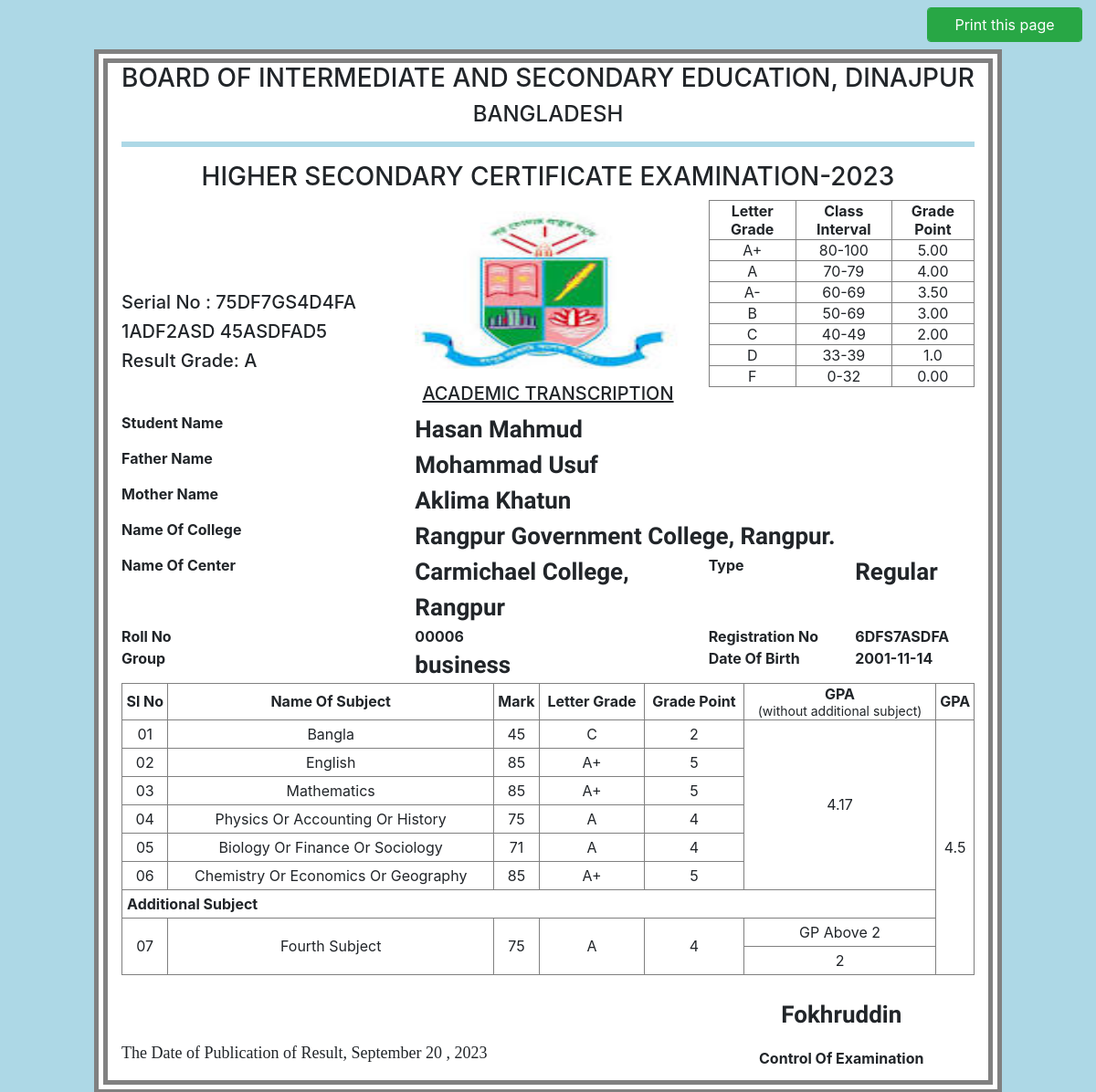
The app's page /myResult.php?roll=6 with its own data.
### tables this page shows
CREATE TABLE `marksheet` (
  `id` int(11) NOT NULL,
  `student_id` int(10) NOT NULL,
  `bangla` int(3) NOT NULL,
  `english` int(3) NOT NULL,
  `math` int(3) NOT NULL,
  `phyORaccoutORhist` int(3) NOT NULL,
  `bioORfinanORsoci` int(3) NOT NULL,
  `chemiORechoORgeo` int(3) NOT NULL,
  `fourth_sub` int(5) NOT NULL,
  `total` int(5) NOT NULL,
  `banglaGrade` varchar(10) NOT NULL,
  `englishGrade` varchar(10) NOT NULL,
  `mathGrade` varchar(10) NOT NULL,
  `phyORaccORhisGrade` varchar(10) NOT NULL,
  `bioORfinanORsociGrade` varchar(10) NOT NULL,
  `cheORechoORgeoGrade` varchar(10) NOT NULL,
  `fourthGrade` varchar(10) NOT NULL,
  `banglaPoint` float NOT NULL,
  `englishPoint` float NOT NULL,
  `mathPoint` float NOT NULL,
  `phyORaccORhisPoint` float NOT NULL,
  `bioORfinanORsociPoint` float NOT NULL,
  `cheORechoORgeoPoint` float NOT NULL,
  `fourthPoint` float NOT NULL,
  `withOutFouthTotalPoint` float NOT NULL,
  `GPAwithOutFourth` float NOT NULL,
  `totalPoint` float NOT NULL,
  `totalGPA` float NOT NULL,
  `avgGrade` varchar(20) NOT NULL
);

CREATE TABLE `onlineformdata` (
  `id` int(11) NOT NULL,
  `student_name` varchar(30) NOT NULL,
  `father_name` varchar(30) NOT NULL,
  `mother_name` varchar(30) NOT NULL,
  `birthday` date NOT NULL,
  `gender` varchar(15) NOT NULL,
  `nidno` int(20) NOT NULL,
  `past_school` varchar(50) NOT NULL,
  `passing_year` varchar(20) NOT NULL,
  `blood` varchar(10) NOT NULL,
  `choice_department` varchar(30) NOT NULL,
  `contact` int(50) NOT NULL,
  `last_gpa` varchar(20) NOT NULL,
  `religion` varchar(20) NOT NULL,
  `photo_folder` varchar(50) NOT NULL,
  `photo_rename` varchar(200) NOT NULL,
  `country` varchar(20) NOT NULL,
  `marrital_status` varchar(20) NOT NULL,
  `hometown` varchar(20) NOT NULL,
  `email` varchar(50) NOT NULL,
  `OTP` varchar(200) NOT NULL,
  `status` enum('pending','admitted','','') NOT NULL DEFAULT 'pending',
  `application_date` timestamp NOT NULL DEFAULT current_timestamp() ON UPDATE current_timestamp()
);

### myResult.php (the view, shortened to what this page needs)
<?php
include "dbConnec.php";
if(isset($_GET['roll'])){
    $myRoll = $_GET['roll'];
    $select = $connection->prepare("SELECT * FROM marksheet WHERE student_id = '$myRoll'");
    $select->execute();
    $row = $select->fetch(PDO::FETCH_ASSOC);
    $selectdata = $connection->prepare("SELECT * FROM onlineformdata WHERE id = '$myRoll'");
    $selectdata->execute();
    $dataRow = $selectdata->fetch(PDO::FETCH_ASSOC);
}
?>
<link rel="stylesheet" href="https://cdn.jsdelivr.net/npm/bootstrap@4.6.2/dist/css/bootstrap.min.css">
<div class="container-fluid main">
    <div class="row">
        <div class="col">
        <div class="row">
            <div class="col-10"></div>
            <div class="col-2"><button class="form-control btn-success mt-2" onclick="window.print()">Print this page</button>  </div>
        </div>
<div class="container  design mt-2">
    <div class="row">
        <div class="col" style="text-align:center;">
            <h3>BOARD OF INTERMEDIATE AND SECONDARY EDUCATION, DINAJPUR</h3>
            <h4>BANGLADESH</h4>
            <hr id="bord">
            <h3 style="text-transform: uppercase;">Higher Secondary Certificate eXAMINATION-2023</h3>
        </div>
    </div>
    <div class="row" >
        <div class="col-4 slno">
        <h5>Serial No : 75DF7GS4D4FA</h5>
        <h5>1ADF2ASD 45ASDFAD5</h5>
        <h5>Result Grade: <?= $row['avgGrade'] ?></h5>
        </div>
        <div class="col-4">
            <img src="all_image/logo.jpeg" alt="Logo" height="200px" id="myLogo" width="100%">
            <u style="text-transform: uppercase;"> <h5 class="text-center">academic transcription</h5> </u>
        </div>
        <div class="col-4">
            <table border="1"  style="text-align: center;">
                <thead>
                    <tr>
                    <th>Letter Grade</th>
                    <th>Class Interval</th>
                    <th>Grade Point</th>
                    </tr>
                </thead>
                <tbody>
                    <tr>
                        <td>A+</td>
                        <td>80-100</td>
                        <td>5.00</td>
                    </tr>
                    <tr>
                        <td>A</td>
                        <td>70-79</td>
                        <td>4.00</td>
                    </tr>
                    <tr>
                        <td>A-</td>
                        <td>60-69</td>
                        <td>3.50</td>
                    </tr>
                    <tr>
                        <td>B</td>
                        <td>50-69</td>
                        <td>3.00</td>
                    </tr>
                    <tr>
                        <td>C</td>
                        <td>40-49</td>
                        <td>2.00</td>
                    </tr>
                    <tr>
                        <td>D</td>
                        <td>33-39</td>
                        <td>1.0</td>
                    </tr>
                    <tr>
                        <td>F</td>
                        <td>0-32</td>
                        <td>0.00</td>
                    </tr>
                </tbody>
            </table>
        </div>
    </div>
    <div class="row">
        <div class="container">
            <div class="row">
                <div class="col-4 "><b>Student Name</b></div>
                <div class="col-8" id="txtchng"><?php echo $dataRow['student_name'] ?></div>
            </div>
            <div class="row">
                <div class="col-4 "><b>Father Name</b></div>
                <div class="col-8" id="txtchng"><?php echo $dataRow['father_name'] ?></div>
            </div>
            <div class="row">
                <div class="col-4 "><b>Mother Name</b></div>
                <div class="col-8" id="txtchng"><?php echo $dataRow['mother_name'] ?></div>
            </div>
            <div class="row">
                <div class="col-4 "><b>Name Of College</b></div>
                <div class="col-8" id="txtchng">Rangpur Government College, Rangpur.</div>
            </div>
            <div class="row">
                <div class="col-8">
                        <div class="row">
                            <div class="col-6"><b>Name Of Center</b></div>
                            <div class="col-6" id="txtchng">Carmichael College, Rangpur</div>
                        </div>
                </div>
                <div class="col-4">
                        <div class="row">
                            <div class="col-6"><b>Type</b></div>
                            <div class="col-6" id="txtchng">Regular</div>
                        </div>
                </div>
            </div>
            <div class="row">
                <div class="col-8">
                        <div class="row">
                            <div class="col-6"><b>Roll No</b> </div>
                            <div class="col-6"><b>0000<?= $dataRow['id']?></b> </div>
                        </div>
                </div>
                <div class="col-4">
                        <div class="row">
                            <div class="col-6"><b>Registration No</b></div>
                            <div class="col-6"> <b>6DFS7ASDFA</b></div>
                        </div>
                </div>
            </div>
            <div class="row">
                <div class="col-8">
                        <div class="row">
                            <div class="col-6"><b>Group</b></div>
                            <div class="col-6" id="txtchng"><?= $dataRow['choice_department']?></div>
                        </div>
                </div>
                <div class="col-4">
                        <div class="row">
                            <div class="col-6"><b>Date Of Birth</b></div>
                            <div class="col-6"><b><?= $dataRow['birthday']?></b></div>
                        </div>
                </div>
            </div>
        </div>
    </div>
    <div class="row">
        <div class="col">
            <table style="width: 100%; text-align:center" border="1" class="mb-4 newtbl">
                <thead>
                    <tr>
                    <th>Sl No</th>
                    <th>Name Of Subject</th>
                    <th>Mark</th>
                    <th>Letter Grade</th>
                    <th>Grade Point</th>
                    <th>GPA <br><small>(without additional subject)</small></th>
                    <th>GPA</th>
                    </tr>
                </thead>
                <tbody>
                    <tr>
                        <td>01</td>
                        <td>Bangla</td>
                        <td> <?= $row['bangla'] ?></td>
                        <td><?= $row['banglaGrade'] ?></td>
                        <td><?= $row['banglaPoint'] ?></td>
                        <td rowspan="6"><?php echo round(($row['GPAwithOutFourth']), 2); ?></td>
                        <td rowspan="9"><?php
                        if($row['totalGPA'] > 5.00){
                            $oorg = "5.00";
                        }
                        else{
                            $oorg = round(($row['totalGPA']), 2);
                        }
                        echo $oorg;
                        ?></td>
                    </tr>
                    <tr>
                        <td>02</td>
                        <td>English</td>
                        <td> <?= $row['english'] ?></td>
                        <td><?= $row['englishGrade'] ?></td>
                        <td><?= $row['englishPoint'] ?></td>
                    </tr>
                    <tr>
                        <td>03</td>
                        <td>Mathematics </td>
                        <td> <?= $row['math'] ?></td>
                        <td><?= $row['mathGrade'] ?></td>
                        <td><?= $row['mathPoint'] ?></td>
                    </tr>
                    <tr>
                        <td>04</td>
                        <td>Physics Or Accounting Or History</td>
                        <td> <?= $row['phyORaccoutORhist'] ?></td>
                        <td><?= $row['phyORaccORhisGrade'] ?></td>
                        <td><?= $row['phyORaccORhisPoint'] ?></td>
                    </tr>
                    <tr>
                        <td>05</td>
                        <td>Biology Or Finance Or Sociology</td>
                        <td> <?= $row['bioORfinanORsoci'] ?></td>
                        <td><?= $row['bioORfinanORsociGrade'] ?></td>
                        <td><?= $row['bioORfinanORsociPoint'] ?></td>
                    </tr>
                    <tr>
                        <td>06</td>
                        <td>Chemistry Or Economics Or Geography</td>
                        <td> <?= $row['chemiORechoORgeo'] ?></td>
                        <td><?= $row['cheORechoORgeoGrade'] ?></td>
                        <td><?= $row['cheORechoORgeoPoint'] ?></td>
                    </tr>
                    <tr>
                        <td colspan="6" style="text-align: left;"><b>Additional Subject</b></td>
                    </tr>
                    <tr>
                        <td rowspan="2">07</td>
                        <td rowspan="2">Fourth Subject</td>
                        <td rowspan="2"> <?= $row['fourth_sub'] ?></td>
                        <td rowspan="2"><?= $row['fourthGrade'] ?></td>
                        <td rowspan="2" ><?= $row['fourthPoint'] ?></td>
                        <td> GP Above 2</td>
                    </tr>
                    <tr>
                        <td><?php
                        $new = $row['fourthPoint']-2;
                        echo $new; ?> </td>
                    </tr>
                </tbody>
            </table>
        </div>
    </div>
    <div class="row">
        <div class="col-8 mb-0">
            <p class="mt-5"  style="font-family: cursive; font-size: 18px;">
              The Date of Publication of Result, September 20 , 2023
            </p>
        </div>
        <div class="col-4 text-center">
        <p id="txtchng">
              Fokhruddin
            </p>
            <b>Control Of Examination</b>
        </div>
    </div>
</div>
</div>
    </div>
</div>

### myResult.php (style rules this page uses)
.design { width: fit-content; height: fit-content; border: 15px double gray; background: white; }
#txtchng { font-family: 'Ephesis', cursive; font-size: 26px; font-weight: bold; }
.newtbl td { padding: 5px; }
.slno { margin-top: 100px; }
#bord { border: 3px solid lightblue; }
.main { background-color: lightblue; }

### records on screen
marksheet: avgGrade "A", bangla "45", banglaGrade "C", banglaPoint "2", GPAwithOutFourth "4.17", totalGPA "4.5", english "85", englishGrade "A+", englishPoint "5", math "85", mathGrade "A+", mathPoint "5", phyORaccoutORhist "75", phyORaccORhisGrade "A", phyORaccORhisPoint "4", bioORfinanORsoci "71", bioORfinanORsociGrade "A", bioORfinanORsociPoint "4", chemiORechoORgeo "85", cheORechoORgeoGrade "A+", cheORechoORgeoPoint "5", fourth_sub "75", fourthGrade "A", fourthPoint "4", fourthPoint "2"
onlineformdata: student_name "Hasan Mahmud", father_name "Mohammad Usuf", mother_name "Aklima Khatun", id "6", choice_department "business", birthday "2001-11-14"
